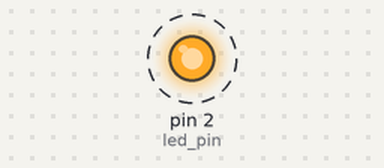
The sketch below on a simulated Arduino Uno, built with avr-gcc and run on an emulated ATmega328P. Shown: output pins drawn as LEDs (lit = HIGH). Dashed ring = blinking. What the sketch prints to the serial monitor is not drawn.

Above: at 0.5 s.
Timing chart, 0 to 4.6 s (numbered marks = the images above):
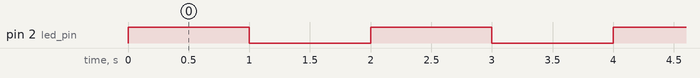

The sketch:

1.LED_Blinking.ino
```cpp
int led_pin=2;// pin to connect led
int ondelay=1000;//on delay time in milli sec
int offdelay=1000;//off delay time in milli sec

void setup() {
  // put your setup code here, to run once:
pinMode(led_pin,OUTPUT);//declare led_pin as output
Serial.begin(9600);//start serial communication with baud rate 9600
}

void loop() {
  // put your main code here, to run repeatedly:
digitalWrite(led_pin,HIGH);//Turn on the led
Serial.println("LED IS ON");//prints on the serial monitor
delay(ondelay);
digitalWrite(led_pin,LOW);//Turn off the led
Serial.println("LED IS OFF");//prints on the serial monitor
delay(offdelay);

}
```

Measured:
- by itself, pin 2 (led_pin): alternates HIGH for 1.0 s and LOW for 1.0 s
